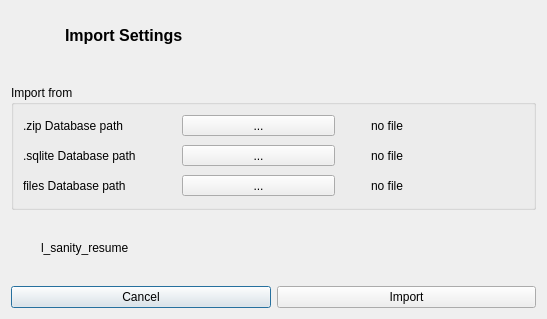
<?xml version="1.0" encoding="UTF-8"?>
<ui version="4.0">
 <class>W_Database_Importation</class>
 <widget class="QDialog" name="W_Database_Importation">
  <property name="geometry">
   <rect>
    <x>0</x>
    <y>0</y>
    <width>547</width>
    <height>319</height>
   </rect>
  </property>
  <property name="windowTitle">
   <string>Database Importation</string>
  </property>
  <property name="windowIcon">
   <iconset resource="../../resources/icons.qrc">
    <normaloff>:/assets/application-x-sqlite2.svg</normaloff>:/assets/application-x-sqlite2.svg</iconset>
  </property>
  <layout class="QGridLayout" name="gridLayout">
   <item row="7" column="0" colspan="2">
    <layout class="QHBoxLayout" name="horizontalLayout_2">
     <item>
      <widget class="QLabel" name="l_sanity_pix">
       <property name="minimumSize">
        <size>
         <width>24</width>
         <height>24</height>
        </size>
       </property>
       <property name="maximumSize">
        <size>
         <width>24</width>
         <height>24</height>
        </size>
       </property>
       <property name="text">
        <string/>
       </property>
       <property name="pixmap">
        <pixmap resource="../../resources/icons.qrc">:/assets/state-error.svg</pixmap>
       </property>
       <property name="scaledContents">
        <bool>true</bool>
       </property>
      </widget>
     </item>
     <item>
      <widget class="QLabel" name="l_sanity_resume">
       <property name="text">
        <string>l_sanity_resume</string>
       </property>
      </widget>
     </item>
    </layout>
   </item>
   <item row="9" column="0" colspan="2">
    <layout class="QHBoxLayout" name="horizontalLayout">
     <item>
      <widget class="QPushButton" name="pushButton">
       <property name="text">
        <string>Cancel</string>
       </property>
      </widget>
     </item>
     <item>
      <widget class="QPushButton" name="pushButton_2">
       <property name="text">
        <string>Import</string>
       </property>
      </widget>
     </item>
    </layout>
   </item>
   <item row="0" column="1">
    <widget class="QLabel" name="label">
     <property name="font">
      <font>
       <pointsize>12</pointsize>
       <bold>true</bold>
      </font>
     </property>
     <property name="text">
      <string>Import Settings</string>
     </property>
    </widget>
   </item>
   <item row="8" column="0">
    <spacer name="verticalSpacer_3">
     <property name="orientation">
      <enum>Qt::Orientation::Vertical</enum>
     </property>
     <property name="sizeHint" stdset="0">
      <size>
       <width>20</width>
       <height>20</height>
      </size>
     </property>
    </spacer>
   </item>
   <item row="6" column="0">
    <spacer name="verticalSpacer_2">
     <property name="orientation">
      <enum>Qt::Orientation::Vertical</enum>
     </property>
     <property name="sizeHint" stdset="0">
      <size>
       <width>20</width>
       <height>20</height>
      </size>
     </property>
    </spacer>
   </item>
   <item row="2" column="0" colspan="2">
    <widget class="QGroupBox" name="groupBox">
     <property name="title">
      <string>Import from</string>
     </property>
     <property name="flat">
      <bool>false</bool>
     </property>
     <layout class="QVBoxLayout" name="verticalLayout">
      <item>
       <layout class="QHBoxLayout" name="lay_zip">
        <item>
         <widget class="QLabel" name="l_zip">
          <property name="text">
           <string>.zip Database path</string>
          </property>
         </widget>
        </item>
        <item>
         <widget class="QToolButton" name="tb_zip">
          <property name="maximumSize">
           <size>
            <width>250</width>
            <height>16777215</height>
           </size>
          </property>
          <property name="text">
           <string>...</string>
          </property>
         </widget>
        </item>
        <item>
         <widget class="QLabel" name="l_zip_pix">
          <property name="minimumSize">
           <size>
            <width>24</width>
            <height>24</height>
           </size>
          </property>
          <property name="maximumSize">
           <size>
            <width>24</width>
            <height>24</height>
           </size>
          </property>
          <property name="text">
           <string/>
          </property>
          <property name="pixmap">
           <pixmap resource="../../resources/icons.qrc">:/assets/state-error.svg</pixmap>
          </property>
          <property name="scaledContents">
           <bool>true</bool>
          </property>
         </widget>
        </item>
        <item>
         <widget class="QLabel" name="l_zip_sanity">
          <property name="text">
           <string>no file</string>
          </property>
         </widget>
        </item>
       </layout>
      </item>
      <item>
       <layout class="QHBoxLayout" name="lay_sqlite">
        <item>
         <widget class="QLabel" name="l_sqlite">
          <property name="text">
           <string>.sqlite Database path</string>
          </property>
         </widget>
        </item>
        <item>
         <widget class="QToolButton" name="tb_sqlite">
          <property name="maximumSize">
           <size>
            <width>250</width>
            <height>16777215</height>
           </size>
          </property>
          <property name="text">
           <string>...</string>
          </property>
         </widget>
        </item>
        <item>
         <widget class="QLabel" name="l_sqlite_pix">
          <property name="minimumSize">
           <size>
            <width>24</width>
            <height>24</height>
           </size>
          </property>
          <property name="maximumSize">
           <size>
            <width>24</width>
            <height>24</height>
           </size>
          </property>
          <property name="text">
           <string/>
          </property>
          <property name="pixmap">
           <pixmap resource="../../resources/icons.qrc">:/assets/state-error.svg</pixmap>
          </property>
          <property name="scaledContents">
           <bool>true</bool>
          </property>
         </widget>
        </item>
        <item>
         <widget class="QLabel" name="l_sqlite_sanity">
          <property name="text">
           <string>no file</string>
          </property>
         </widget>
        </item>
       </layout>
      </item>
      <item>
       <layout class="QHBoxLayout" name="lay_files">
        <item>
         <widget class="QLabel" name="l_files">
          <property name="text">
           <string>files Database path</string>
          </property>
         </widget>
        </item>
        <item>
         <widget class="QToolButton" name="tb_files">
          <property name="maximumSize">
           <size>
            <width>250</width>
            <height>16777215</height>
           </size>
          </property>
          <property name="text">
           <string>...</string>
          </property>
         </widget>
        </item>
        <item>
         <widget class="QLabel" name="l_files_pix">
          <property name="minimumSize">
           <size>
            <width>24</width>
            <height>24</height>
           </size>
          </property>
          <property name="maximumSize">
           <size>
            <width>24</width>
            <height>24</height>
           </size>
          </property>
          <property name="text">
           <string/>
          </property>
          <property name="pixmap">
           <pixmap resource="../../resources/icons.qrc">:/assets/state-error.svg</pixmap>
          </property>
          <property name="scaledContents">
           <bool>true</bool>
          </property>
         </widget>
        </item>
        <item>
         <widget class="QLabel" name="l_files_sanity">
          <property name="text">
           <string>no file</string>
          </property>
         </widget>
        </item>
       </layout>
      </item>
     </layout>
    </widget>
   </item>
   <item row="1" column="0">
    <spacer name="verticalSpacer">
     <property name="orientation">
      <enum>Qt::Orientation::Vertical</enum>
     </property>
     <property name="sizeHint" stdset="0">
      <size>
       <width>40</width>
       <height>20</height>
      </size>
     </property>
    </spacer>
   </item>
   <item row="0" column="0">
    <widget class="QLabel" name="label_2">
     <property name="minimumSize">
      <size>
       <width>48</width>
       <height>48</height>
      </size>
     </property>
     <property name="maximumSize">
      <size>
       <width>48</width>
       <height>48</height>
      </size>
     </property>
     <property name="text">
      <string/>
     </property>
     <property name="pixmap">
      <pixmap resource="../../resources/icons.qrc">:/assets/document-import.svg</pixmap>
     </property>
     <property name="scaledContents">
      <bool>true</bool>
     </property>
    </widget>
   </item>
  </layout>
 </widget>
 <resources>
  <include location="../../resources/icons.qrc"/>
  <include location="../../resources/icons.qrc"/>
 </resources>
 <connections/>
</ui>
